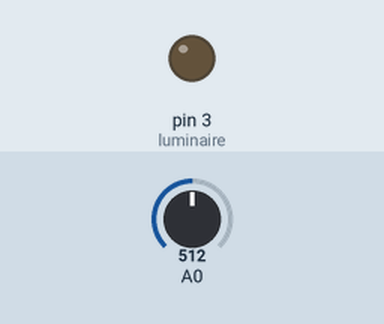
The sketch below on a simulated Arduino Uno, built with avr-gcc and run on an emulated ATmega328P. Shown: output pins drawn as LEDs (lit = HIGH). The inputs (shaded band) are chosen by the test bench; at power-on: A0 = 512. What the sketch prints to the serial monitor is not drawn.

Above: at 0.05 s.
At 4.95 s:
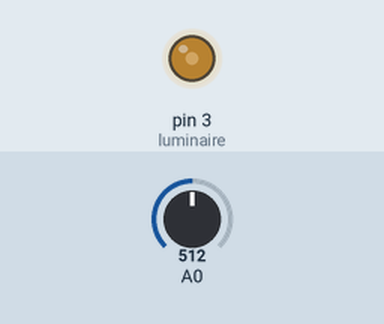
At 9.95 s:
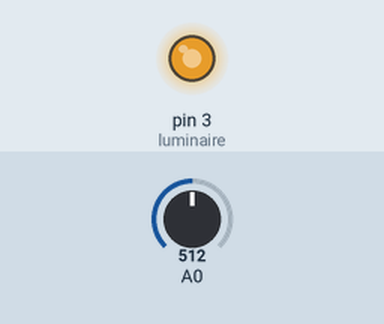
At 19.95 s:
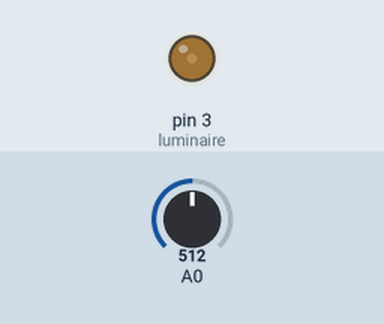
Timing chart, 0 to 26.0 s (numbered marks = the images above):
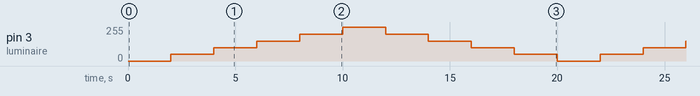

The sketch:

S3-SystemGain.ino
```cpp
const int sensor = A0;
const int luminaire = 3;
// const int brightnessSteps = 13; // 0 .. 13
// const int ledBrightnessLevels[] = {0, 20, 40, 60, 80, 100, 120, 140, 160, 180, 200, 220, 240, 255};
const int brightnessSteps = 5; // 0 .. 5
const int ledBrightnessLevels[] = {0, 50, 100, 150, 200, 255};
int currentBrightnessLevel = 0;
int levelInc = 1;

void setup() {
  noInterrupts();
  Serial.begin(2000000);
  pinMode(luminaire, OUTPUT);
  currentBrightnessLevel = 0;
  levelInc = 1;

  // Configure Timers/Interrupts
  // Resetting TCCR1A and TCCR1B registers.
  // TC1 - Timer/Counter1 (16 bits)
  // TCCR1A - TC1 Control Register A
  // TCCR1B - TC1 Control Register B
  TCCR1A = B00000000;
  TCCR1B = B00000000;

  // Changing mode of operation to CTC Mode (Clear Timer on Compare Match)
  // WGM - Waveform Generation Mode
  TCCR1B |= (1 << WGM12);

  // Adjusting prescaler (clk/1024, f = 15.625 kHz, T = 64 us)
  // CS - Clock Select
  TCCR1B |= (1 << CS12);
  TCCR1B |= (1 << CS10);

  //Setting interrupts to be called on counter match with OCR1A.
  // TIMSK1 - Timer/Counter 1 Interrupt Mask Register
  // OCIEA - Output Compare A Match Interrupt Enable
  TIMSK1 |= (1 << OCIE1A);

  // Output compare register value.
  // Interruptions will occur at each (OCR1A+1)*T seconds. (T = 64 us)
  // T_interrupt = (OCR+1)*T
  // f_interrupt = 16MHz /((OCR+1)*1024)
  // OCR1A = 15624; // T = 1s | f = 1 Hz
  OCR1A = 31249; // T = 2s | f = 0.5 Hz

  // Configure ADC to run in free running mode
  // Resetting ADCSRA, ADCSRB and ADMUX registers
  // ADCSRA - ADC Control and Status Register A
  // ADCSRB - ADC Control and Status Register B
  // ADMUX - ADC Multiplexer Selection Register
  ADCSRA = B00000000;
  ADCSRB = B00000000;
  ADMUX = B00000000;

  // REFSn: Reference Selection [n = 1:0]
  // Set reference voltage to VCC : 01
  ADMUX |= (1 << REFS0);

  // MUXn: Analog Channel Selection [n = 3:0]
  // Select Input
  // - 0000 : A0
  // - 0001 : A1
  ADMUX |= B00000000;
  /*
  // Setting prescaler (clk/32, f = 38.5 kHz because 13 cycles per conversion)
  // ADPS - ADC prescaler select
  ADCSRA |= (1 << ADPS2);
  ADCSRA |= (1 << ADPS0);
  */

  /*
  // Setting prescaler (clk/64, f = 19.2 kHz because 13 cycles per conversion)
  // ADPS - ADC prescaler select
  ADCSRA |= (1 << ADPS2);
  ADCSRA |= (1 << ADPS1);
  */

  // Setting prescaler (clk/128, f = 9.6 kHz because 13 cycles per conversion)
  // ADPS - ADC prescaler select
  ADCSRA |= (1 << ADPS2);
  ADCSRA |= (1 << ADPS1);
  ADCSRA |= (1 << ADPS0);

  // ADATE - ADC Auto Trigger Enable
  ADCSRA |= (1 << ADATE);
  // ADIE - ADC Interrupt Enable
  ADCSRA |= (1 << ADIE);
  // ADEN - ADC Enable
  ADCSRA |= (1 << ADEN);
  // ADSC - ADC Start Conversion
  ADCSRA |= (1 << ADSC);
  // Set to free running mode
  // ADTSn - ADC Auto Trigger Source [n = 2:0]
  ADCSRB &= ~(1 << ADTS2);
  ADCSRB &= ~(1 << ADTS1);
  ADCSRB &= ~(1 << ADTS0);

  // Enable faster PWM on Pin 3 (and 11);
  // Reset TCCR2B register Clock Select (CS) bits
  // TC2 - Timer/Counter1 (8 bits)
  // TCCR2B - TC2 Control Register B
  TCCR2B &= B11111000;
  // Setting no prescaler: 001
  // TCCR2B |= (1 << CS22);
  // TCCR2B |= (1 << CS21);
  TCCR2B |= (1 << CS20);
  interrupts();
}

void loop() {

}

// Interrupt Service Routines
// Timer/Counter1 Compare Match A
ISR(TIMER1_COMPA_vect) {
  // Update LED Brightness (called 1 time per second)
  Serial.print("LED: ");
  Serial.print(micros());
  Serial.print("\t");
  Serial.println(ledBrightnessLevels[currentBrightnessLevel]);
  analogWrite(luminaire, ledBrightnessLevels[currentBrightnessLevel]);
  currentBrightnessLevel += levelInc;

  if (currentBrightnessLevel == brightnessSteps) {
    levelInc = -1;
  }
  if (currentBrightnessLevel == 0) {
    levelInc = 1;
  }
}

ISR(ADC_vect) {
  Serial.print(micros());
  Serial.print("\t");
  Serial.println(ADCL + (ADCH << 8));
}
```
